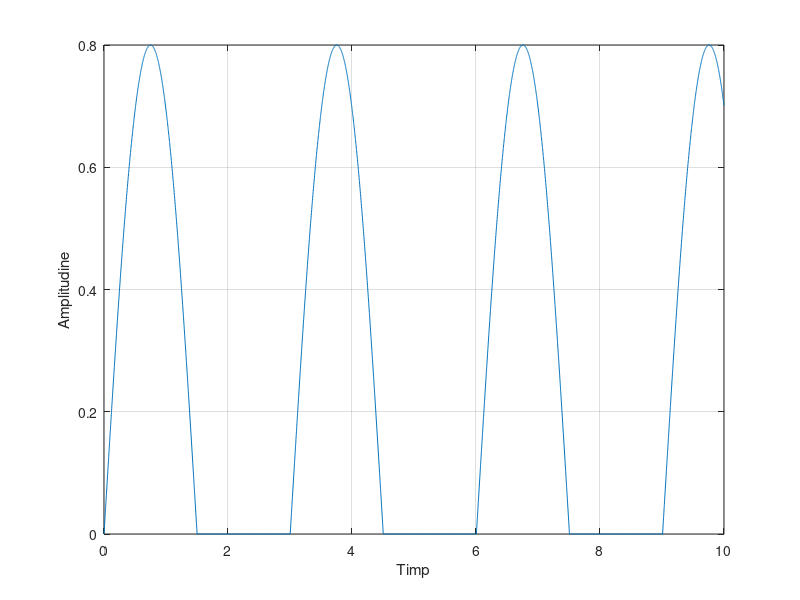

Here is the MATLAB script that generated this plot:
t=0:.002:10;
s=0.8*sin(2*pi*0.333*t);
for i = 1:1:length(s);
if s(i) < 0;
s(i) = 0;
end
end

plot(t, s), grid
xlabel('Timp')
ylabel('Amplitudine')
